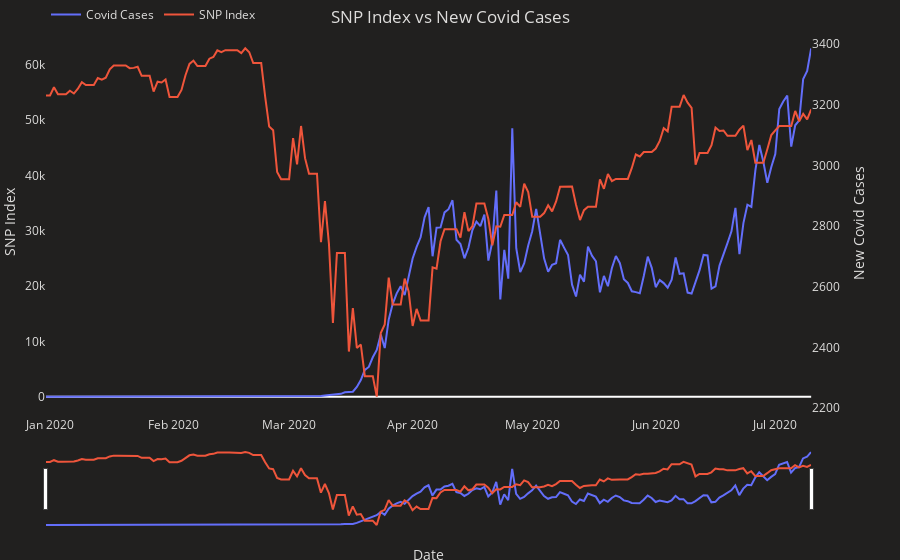

Source (notebook cell):
### Code cell
#PLOTTING CORONAVIRUS NEW CASES VS SNP

# Create figure with secondary y-axis
fig = make_subplots(specs=[[{"secondary_y": True}]])

# Add traces
fig.add_trace(go.Scatter(x=main_data6['date'], y=main_data6['new_cases'], name="Covid Cases"),secondary_y=False)

fig.add_trace(go.Scatter(x=main_data6['date'], y=main_data6['SNP Close'], name="SNP Index"),secondary_y=True)

# Add figure title
fig.update_layout(
        title={
            'text': "SNP Index vs New Covid Cases",
            'y': 0.98,
            'x': 0.5,
            'xanchor': 'center',
            'yanchor': 'top'})

# Set x-axis title
fig.update_xaxes(title_text="Date")

# Set y-axes titles
fig.update_yaxes(title_text="SNP Index", secondary_y=False)
fig.update_yaxes(title_text="New Covid Cases", secondary_y=True)


fig.update_xaxes(showgrid=False, zeroline=True, rangeslider_visible=True, showticklabels=True,
                     showspikes=True, spikemode='across', spikesnap='cursor', showline=False,
                     spikecolor="grey",spikethickness=0.5, spikedash='solid')

fig.update_yaxes(showgrid=False,showspikes=True, spikedash='solid',spikemode='across', 
                    spikecolor="grey",spikesnap="cursor",spikethickness=0.5)

fig.update_layout({'plot_bgcolor': "#21201f", 'paper_bgcolor': "#21201f", 'legend_orientation': "h"},
                      legend=dict(y=1, x=0),
                      font=dict(color='#dedddc'), dragmode='pan', hovermode='x unified',
                      margin=dict(b=20, t=0, l=0, r=40))

fig.show()

### Figure 1 — Plotly figure (JSON) as saved in the notebook; plotly's stock layout.template omitted (floating-point values rounded to 4 significant figures; data arrays with more than 128 entries replaced by an {"elided": "..."} marker saying what was removed)
{"data": [{"name": "Covid Cases", "type": "scatter", "x": {"elided": "193 str values"}, "xaxis": "x", "y": {"elided": "193 int values"}, "yaxis": "y"}, {"name": "SNP Index", "type": "scatter", "x": {"elided": "193 str values"}, "xaxis": "x", "y": {"elided": "193 float values"}, "yaxis": "y2"}], "layout": {"dragmode": "pan", "font": {"color": "#dedddc"}, "hovermode": "x unified", "legend": {"orientation": "h", "x": 0, "y": 1}, "margin": {"b": 20, "l": 0, "r": 40, "t": 0}, "paper_bgcolor": "#21201f", "plot_bgcolor": "#21201f", "title": {"text": "SNP Index vs New Covid Cases", "x": 0.5, "xanchor": "center", "y": 0.98, "yanchor": "top"}, "xaxis": {"anchor": "y", "domain": [0, 0.94], "rangeslider": {"visible": true}, "showgrid": false, "showline": false, "showspikes": true, "showticklabels": true, "spikecolor": "grey", "spikedash": "solid", "spikemode": "across", "spikesnap": "cursor", "spikethickness": 0.5, "title": {"text": "Date"}, "zeroline": true}, "yaxis": {"anchor": "x", "domain": [0, 1], "showgrid": false, "showspikes": true, "spikecolor": "grey", "spikedash": "solid", "spikemode": "across", "spikesnap": "cursor", "spikethickness": 0.5, "title": {"text": "SNP Index"}}, "yaxis2": {"anchor": "x", "overlaying": "y", "showgrid": false, "showspikes": true, "side": "right", "spikecolor": "grey", "spikedash": "solid", "spikemode": "across", "spikesnap": "cursor", "spikethickness": 0.5, "title": {"text": "New Covid Cases"}}}}
